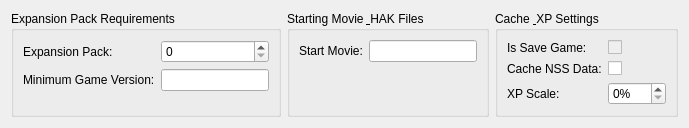
      <widget class="QWidget" name="tabAdvanced">
       <attribute name="title">
        <string>Advanced</string>
       </attribute>
       <layout class="QHBoxLayout" name="horizontalLayout_4">
        <item>
         <widget class="QGroupBox" name="groupBoxExpansion">
          <property name="title">
           <string>Expansion Pack Requirements</string>
          </property>
          <layout class="QFormLayout" name="formLayoutExpansion">
           <item row="0" column="0">
            <widget class="QLabel" name="labelExpansionPack">
             <property name="text">
              <string>Expansion Pack:</string>
             </property>
             <property name="toolTip">
              <string>Required expansion bitfield. 0x01 = Expansion Pack 1, 0x02 = Expansion Pack 2,
               etc.</string>
             </property>
            </widget>
           </item>
           <item row="0" column="1">
            <widget class="QSpinBox" name="expansionPackSpin">
             <property name="toolTip">
              <string>Expansion Pack (GFF: Mod_Expansion_Pack). WORD. Bitfield: 0x01=Pack1,
               0x02=Pack2. 0=no expansion required. Modders: 0 for standard modules.</string>
             </property>
             <property name="minimum">
              <number>0</number>
             </property>
             <property name="maximum">
              <number>65535</number>
             </property>
            </widget>
           </item>
           <item row="1" column="0">
            <widget class="QLabel" name="labelMinGameVer">
             <property name="text">
              <string>Minimum Game Version:</string>
             </property>
             <property name="toolTip">
              <string>Minimum executable version required (e.g., "1.0", "1.03", "2.0"). Prevents
               loading in older game versions.</string>
             </property>
            </widget>
           </item>
           <item row="1" column="1">
            <widget class="QLineEdit" name="minGameVerEdit">
             <property name="toolTip">
              <string>Minimum executable version required (e.g., "1.0", "1.03", "2.0"). Prevents
               loading in older game versions.</string>
             </property>
            </widget>
           </item>
          </layout>
         </widget>
        </item>
        <item>
         <widget class="QGroupBox" name="groupBoxStartMovie">
          <property name="title">
           <string>Starting Movie &amp; HAK Files</string>
          </property>
          <layout class="QFormLayout" name="formLayoutStartMovie">
           <item row="0" column="0">
            <widget class="QLabel" name="labelStartMovie">
             <property name="text">
              <string>Start Movie:</string>
             </property>
             <property name="toolTip">
              <string>BIK movie file played before module loads. Used for intro cinematics and
               loading screens.</string>
             </property>
            </widget>
           </item>
           <item row="0" column="1">
            <widget class="QLineEdit" name="startMovieEdit">
             <property name="maxLength">
              <number>16</number>
             </property>
             <property name="toolTip">
              <string>BIK movie file played before module loads. Used for intro cinematics and
               loading screens.</string>
             </property>
            </widget>
           </item>
          </layout>
         </widget>
        </item>
        <item>
         <widget class="QGroupBox" name="groupBoxCacheXP">
          <property name="title">
           <string>Cache &amp; XP Settings</string>
          </property>
          <layout class="QFormLayout" name="formLayoutCacheXP">
           <item row="0" column="0">
            <widget class="QLabel" name="labelIsSaveGame">
             <property name="text">
              <string>Is Save Game:</string>
             </property>
             <property name="toolTip">
              <string>Internal flag indicating module is from save file (always 0 in files, set at
               runtime)</string>
             </property>
            </widget>
           </item>
           <item row="0" column="1">
            <widget class="QCheckBox" name="isSaveGameCheck">
             <property name="enabled">
              <bool>false</bool>
             </property>
             <property name="toolTip">
              <string>Internal flag indicating module is from save file (always 0 in files, set at
               runtime). Read-only.</string>
             </property>
            </widget>
           </item>
           <item row="1" column="0">
            <widget class="QLabel" name="labelCacheNSSData">
             <property name="text">
              <string>Cache NSS Data:</string>
             </property>
             <property name="toolTip">
              <string>Cache compiled scripts for performance optimization</string>
             </property>
            </widget>
           </item>
           <item row="1" column="1">
            <widget class="QCheckBox" name="cacheNSSDataCheck">
             <property name="toolTip">
              <string>Cache compiled scripts for performance optimization</string>
             </property>
            </widget>
           </item>
           <item row="2" column="0">
            <widget class="QLabel" name="labelXPScale">
             <property name="text">
              <string>XP Scale:</string>
             </property>
             <property name="toolTip">
              <string>Experience point multiplier (0-200%). 100 = normal XP, 200 = double XP, 50 =
               half XP</string>
             </property>
            </widget>
           </item>
           <item row="2" column="1">
            <widget class="QSpinBox" name="xpScaleSpin">
             <property name="toolTip">
              <string>XP Scale (GFF: Mod_XP_Scale). INT32 0–200. Experience multiplier: 100=normal,
               200=double XP, 50=half. Modders: adjust difficulty or reward pacing.</string>
             </property>
             <property name="minimum">
              <number>0</number>
             </property>
             <property name="maximum">
              <number>200</number>
             </property>
             <property name="suffix">
              <string>%</string>
             </property>
            </widget>
           </item>
          </layout>
         </widget>
        </item>
       </layout>
      </widget>
